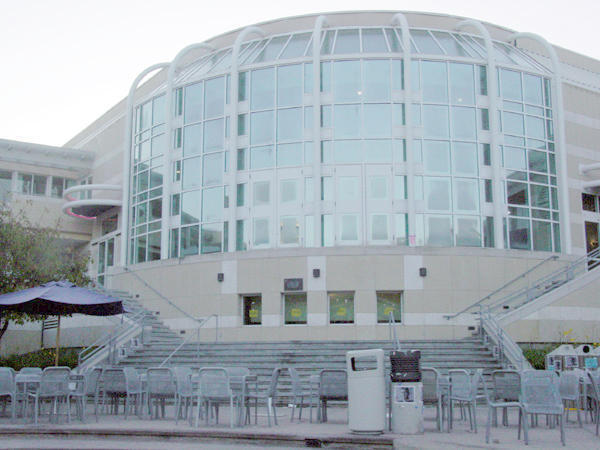
#> input picture 1.Feture_Dectection_and_Matching/price_center20.JPG, 600 x 450 px
$ python Feature_Matching.py
#> lines starting #> are read from the running program, lines starting #| are printed output that depends on the picture
### 1.Feture_Dectection_and_Matching/Feature_Detection.py
"""
Feture Detection
@author: Szu-Hao Wu
"""
import numpy as np
from PIL import Image
import matplotlib.pyplot as plt
import matplotlib.patches as patches
import time

# open the input images
I1 = np.array(Image.open('price_center20.JPG'), dtype='float')/255.
I2 = np.array(Image.open('price_center21.JPG'), dtype='float')/255.
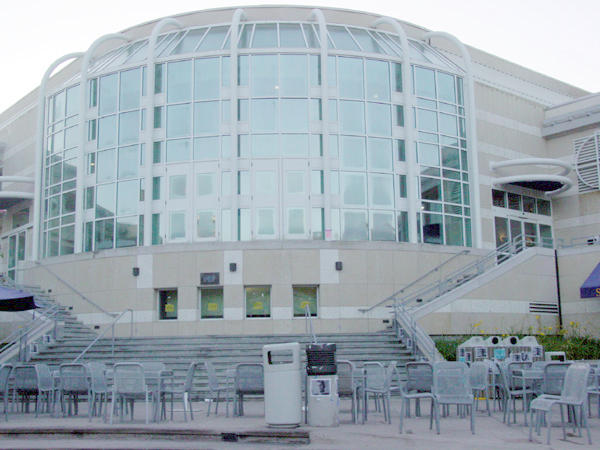
#> input picture 1.Feture_Dectection_and_Matching/price_center21.JPG, 600 x 450 px

# Display the input images
plt.figure(figsize=(14,8))
plt.subplot(1,2,1)
plt.imshow(I1)
plt.subplot(1,2,2)
plt.imshow(I2)
plt.show()
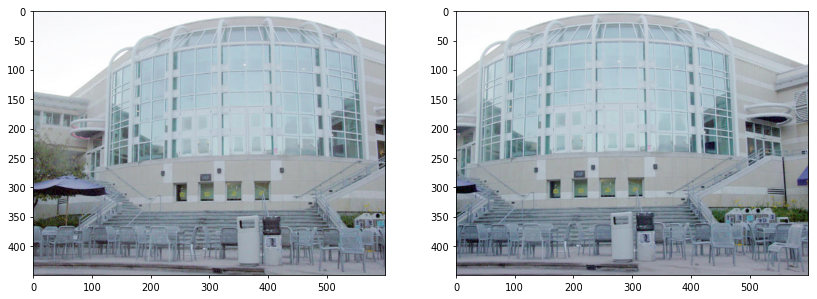
#> figure drawn by matplotlib, 2 panels

#%%

from scipy import signal
# [173 lines left out: functions rgb2gray, ImageGradient, MinorEigenvalueImage, NMS, ForstnerCornerDetector, RunFeatureDetection, not called in this run]


# [64 lines that do not run on import are left out]

### 1.Feture_Dectection_and_Matching/Feature_Matching.py
"""
Feture Matching
@author: Szu-Hao Wu
"""
import numpy as np
import matplotlib.pyplot as plt
import matplotlib.patches as patches
import time

from Feature_Detection import rgb2gray

# [109 lines left out: functions NCC, Match, RunFeatureMatching, not called in this run]

if __name__ == '__main__':
    # parameters to tune
    w = 11
    t = 0.87
    d = 0.8
    p = 150

    tic = time.time()
    # run the feature matching algorithm on the input images and detected features
#> (the run stopped early here; a loop or call above may not have finished)
